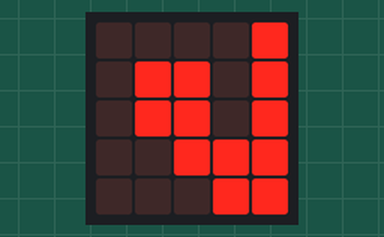
A program run on a simulated Calliope mini (MakeCode). On the bench: the board's 5×5 LED display. At 32.0 s the program stops and its outputs stay as they are.

Above: at 0.1 s.
At 2.1 s:
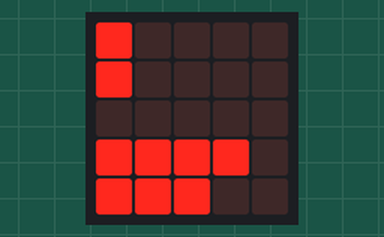
At 8.9 s:
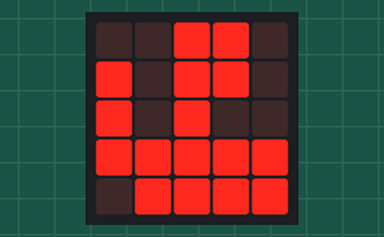
At 16.1 s:
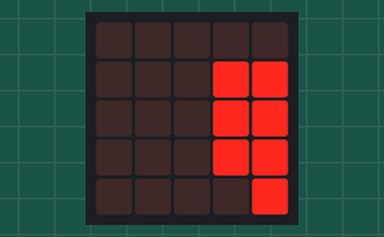
At 22.9 s:
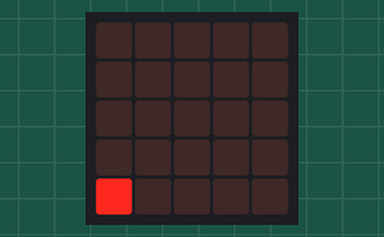
At 30.5 s:
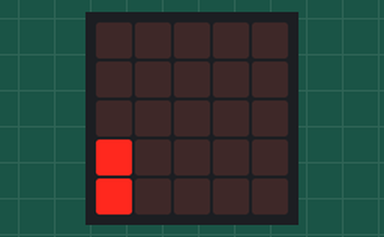

The program:

main.ts
```typescript
images.createBigImage(`
    . . . . # # . . . .
    . # # . # # . . . .
    . # # . # . . . . .
    . . # # # # # # # .
    . . . # # # # # . .
    `).showImage(0)
images.createBigImage(`
    . . . . # # . . . .
    . # # . # # . . . .
    . # # . # . . . . .
    . . # # # # # # # .
    . . . # # # # # . .
    `).showImage(1)
images.createBigImage(`
    . . . . # # . . . .
    . # # . # # . . . .
    . # # . # . . . . .
    . . # # # # # # # .
    . . . # # # # # . .
    `).showImage(2)
images.createBigImage(`
    . . . . # # . . . .
    . # # . # # . . . .
    . # # . # . . . . .
    . . # # # # # # # .
    . . . # # # # # . .
    `).showImage(3)
images.createBigImage(`
    . . . . # # . . . .
    . # # . # # . . . .
    . # # . # . . . . .
    . . # # # # # # # .
    . . . # # # # # . .
    `).showImage(4)
images.createBigImage(`
    . . . . . # . . . .
    . # # . # # . . . .
    . # # . # . . . . .
    . . # # # # # # # .
    . . . # # # # # . .
    `).showImage(5)
images.createBigImage(`
    . . . . . # # . . .
    . . # # . # # . . .
    . . # # . # . . . .
    . . . # # # # # # #
    . . . . # # # # # .
    `).showImage(6)
images.createBigImage(`
    . . . . . # # . . .
    . . # # . # # . . .
    . . # # . # . . . .
    . . . # # # # # # #
    . . . . # # # # # .
    `).showImage(7)
images.createBigImage(`
    . . . . . # # . . .
    . . # # . # # . . .
    . . # # . # . . . .
    . . . # # # # # # #
    . . . . # # # # # .
    `).showImage(8)
images.createBigImage(`
    . . . . . # # . . .
    . . # # . # # . . .
    . . # # . # . . . .
    . . . # # # # # # #
    . . . . # # # # # .
    `).showImage(9)
images.createBigImage(`
    . . . . # # . . . .
    . # # . # # . . . .
    . # # . # . . . . .
    . . # # # # # # # .
    . . . # # # # # . .
    `).showImage(0)
images.createBigImage(`
    . . . . # # . . . .
    . # # . # # . . . .
    . # # . # . . . . .
    . . # # # # # # # .
    . . . # # # # # . .
    `).showImage(1)
images.createBigImage(`
    . . . . # # . . . .
    . # # . # # . . . .
    . # # . # . . . . .
    . . # # # # # # # .
    . . . # # # # # . .
    `).showImage(2)
images.createBigImage(`
    . . . . # # . . . .
    . # # . # # . . . .
    . # # . # . . . . .
    . . # # # # # # # .
    . . . # # # # # . .
    `).showImage(3)
images.createBigImage(`
    . . . . # # . . . .
    . # # . # # . . . .
    . # # . # . . . . .
    . . # # # # # # # .
    . . . # # # # # . .
    `).showImage(4)
images.createBigImage(`
    . . . . # # . . . .
    . # # . # # . . . .
    . # # . # . . . . .
    . . # # # # # # # .
    . . . # # # # # . .
    `).showImage(5)
images.createBigImage(`
    . . . . # # . . . .
    . # # . # # . . . .
    . # # . # . . . . .
    . . # # # # # # # .
    . . . # # # # # . .
    `).showImage(6)
images.createBigImage(`
    . . . . # # . . . .
    . # # . # # . . . .
    . # # . # . . . . .
    . . # # # # # # # .
    . . . # # # # # . .
    `).showImage(7)
images.createBigImage(`
    . . . . # # . . . .
    . # # . # # . . . .
    . # # . # . . . . .
    . . # # # # # # # .
    . . . # # # # # . .
    `).showImage(8)
images.createBigImage(`
    . . . . # # . . . .
    . # # . # # . . . .
    . # # . # . . . . .
    . . # # # # # # # .
    . . . # # # # # . .
    `).showImage(9)
images.createBigImage(`
    . . . . # # . . . .
    . # # . # # . . . .
    . # # . # . . . . .
    . . # # # # # # # .
    . . . # # # # # . .
    `).showImage(0)
images.createBigImage(`
    . . . . # # . . . .
    . # # . # # . . . .
    . # # . # . . . . .
    . . # # # # # # # .
    . . . # # # # # . .
    `).showImage(1)
images.createBigImage(`
    . . . . # # . . . .
    . # # . # # . . . .
    . # # . # . . . . .
    . . # # # # # # # .
    . . . # # # # # . .
    `).showImage(2)
images.createBigImage(`
    . . . . # # . . . .
    . # # . # # . . . .
    . # # . # . . . . .
    . . # # # # # # # .
    . . . # # # # # . .
    `).showImage(3)
images.createBigImage(`
    . . . . # # . . . .
    . # # . # # . . . .
    . # # . # . . . . .
    . . # # # # # # # .
    . . . # # # # # . .
    `).showImage(4)
images.createBigImage(`
    . . . . # # . . . .
    . # # . # # . . . .
    . # # . # . . . . .
    . . # # # # # # # .
    . . . # # # # # . .
    `).showImage(5)
images.createBigImage(`
    . . . . # # . . . .
    . # # . # # . . . .
    . # # . # . . . . .
    . . # # # # # # # .
    . . . # # # # # . .
    `).showImage(6)
images.createBigImage(`
    . . . . # # . . . .
    . # # . # # . . . .
    . # # . # . . . . .
    . . # # # # # # # .
    . . . # # # # # . .
    `).showImage(7)
images.createBigImage(`
    . . . . # # . . . .
    . # # . # # . . . .
    . # # . # . . . . .
    . . # # # # # # # .
    . . . # # # # # . .
    `).showImage(8)
images.createBigImage(`
    . . . . # # . . . .
    . # # . # # . . . .
    . # # . # . . . . .
    . . # # # # # # . .
    . . . # # # # . . .
    `).showImage(9)
images.createBigImage(`
    . . # # . . # # . .
    . . # # . . # # . .
    . . . # # # . . . .
    . . . . # # . . . .
    . . . . . # # . . .
    `).showImage(0)
images.createBigImage(`
    . . # # . . # # . .
    . . # # . . # # . .
    . . . # # # . . . .
    . . . . # # . . . .
    . . . . . # # . . .
    `).showImage(1)
images.createBigImage(`
    . . # # . . # # . .
    . . # # . . # # . .
    . . . # # # . . . .
    . . . . # # . . . .
    . . . . . # # . . .
    `).showImage(2)
images.createBigImage(`
    . . # # . . # # . .
    . . # # . . # # . .
    . . . # # # . . . .
    . . . . # # . . . .
    . . . . . # # . . .
    `).showImage(3)
images.createBigImage(`
    . . # # . . # # . .
    . . # # . . # # . .
    . . . # # # . . . .
    . . . . # # . . . .
    . . . . . # # . . .
    `).showImage(4)
images.createBigImage(`
    . . # # . . # # . .
    . . # # . . # # . .
    . . . # # # . . . .
    . . . . # # . . . .
    . . . . . # # . . .
    `).showImage(5)
images.createBigImage(`
    . . # # . . # # . .
    . . # # . . # # . .
    . . . # # # . . . .
    . . . . # # . . . .
    . . . . . # # . . .
    `).showImage(6)
images.createBigImage(`
    . . # # . . # # . .
    . . # # . . # # . .
    . . . # # # . . . .
    . . . . # # . . . .
    . . . . . # # . . .
    `).showImage(7)
images.createBigImage(`
    . . # # . . # # . .
    . . # # . . # # . .
    . . . # # # . . . .
    . . . . # # . . . .
    . . . . . # # . . .
    `).showImage(8)
images.createBigImage(`
    . . # # . . # # . .
    . . # # . . # # . .
    . . . # # # . . . .
    . . . . # # . . . .
    . . . . . # # . . .
    `).showImage(9)
images.createBigImage(`
    . . . . . # # . . .
    . . . # # # # . . .
    . . . # # . . . . .
    . . . # # # # # . .
    . . . . # . # # . .
    `).showImage(0)
images.createBigImage(`
    . . . . . # # . . .
    . . . # # # # . . .
    . . . # # . . . . .
    . . . # # # # # . .
    . . . . # . # # . .
    `).showImage(1)
images.createBigImage(`
    . . . . . # # . . .
    . . . # # # # . . .
    . . . # # . . . . .
    . . . # # # # # . .
    . . . . # . # # . .
    `).showImage(2)
images.createBigImage(`
    . . . . . # # . . .
    . . . # # # # . . .
    . . . # # . . . . .
    . . . # # # # # . .
    . . . . # . # # . .
    `).showImage(3)
images.createBigImage(`
    . . . . . # # . . .
    . . . # # # # . . .
    . . . # # . . . . .
    . . . # # # # # . .
    . . . . # . # # . .
    `).showImage(4)
images.createBigImage(`
    . . . . . # # . . .
    . . . # # # # . . .
    . . . # # . . . . .
    . . . # # # # # . .
    . . . . # . # # . .
    `).showImage(5)
images.createBigImage(`
    . . . . . # # . . .
    . . . # # # # . . .
    . . . # # . . . . .
    . . . # # # # # . .
    . . . . # . # # . .
    `).showImage(6)
images.createBigImage(`
    . . . . . # # . . .
    . . . # # # # . . .
    . . . # # . . . . .
    . . . # # # # # . .
    . . . . # . # # . .
    `).showImage(7)
images.createBigImage(`
    . . . . . # # . . .
    . . . # # # # . . .
    . . . # # . . . . .
    . . . # # # # # . .
    . . . . # . # # . .
    `).showImage(8)
images.createBigImage(`
    . . . . . # # . . .
    . . . # # # # . . .
    . . . # # . . . . .
    . . . # # # # # . .
    . . . . # . # # . .
    `).showImage(9)
images.createBigImage(`
    . . . . . . . . . .
    . . . . . # # . . .
    . . . # # # # . . .
    . . . # # . . . . .
    . . . # # # # # . .
    `).showImage(0)
images.createBigImage(`
    . . . . . . . . . .
    . . . . . # # . . .
    . . . # # # # . . .
    . . . # # . . . . .
    . . . # # # # # . .
    `).showImage(1)
images.createBigImage(`
    . . . . . . . . . .
    . . . . . # # . . .
    . . . # # # # . . .
    . . . # # . . . . .
    . . . # # # # # . .
    `).showImage(2)
images.createBigImage(`
    . . . . . . . . . .
    . . . . . # # . . .
    . . . # # # # . . .
    . . . # # . . . . .
    . . . # # # # # . .
    `).showImage(3)
images.createBigImage(`
    . . . . . . . . . .
    . . . . . # # . . .
    . . . # # # # . . .
    . . . # # . . . . .
    . . . # # # # # . .
    `).showImage(4)
images.createBigImage(`
    . . . . . . . . . .
    . . . . . # # . . .
    . . . # # # # . . .
    . . . # # . . . . .
    . . . # # # # # . .
    `).showImage(5)
images.createBigImage(`
    . . . . . . . . . .
    . . . . . # # . . .
    . . . # # # # . . .
    . . . # # . . . . .
    . . . # # # # # . .
    `).showImage(6)
images.createBigImage(`
    . . . . . . . . . .
    . . . . . # # . . .
    . . . # # # # . . .
    . . . # # . . . . .
    . . . # # # # # . .
    `).showImage(7)
images.createBigImage(`
    . . . . . . . . . .
    . . . . . # # . . .
    . . . # # # # . . .
    . . . # # . . . . .
    . . . # # # # # . .
    `).showImage(8)
images.createBigImage(`
    . . . . . . . . . .
    . . . . . # # . . .
    . . . # # # # . . .
    . . . # # . . . . .
    . . . # # # # # . .
    `).showImage(9)
images.createBigImage(`
    . . . . . . . . . .
    . . . . . . . . . .
    . . . . . # # . . .
    . . . # # # # . . .
    . . . # # . . . . .
    `).showImage(0)
images.createBigImage(`
    . . . . . . . . . .
    . . . . . . . . . .
    . . . . . # # . . .
    . . . # # # # . . .
    . . . # # . . . . .
    `).showImage(1)
images.createBigImage(`
    . . . . . . . . . .
    . . . . . . . . . .
    . . . . . # # . . .
    . . . # # # # . . .
    . . . # # . . . . .
    `).showImage(2)
images.createBigImage(`
    . . . . . . . . . .
    . . . . . . . . . .
    . . . . . # # . . .
    . . . # # # # . . .
    . . . # # . . . . .
    `).showImage(3)
images.createBigImage(`
    . . . . . . . . . .
    . . . . . . . . . .
    . . . . . # # . . .
    . . . # # # # . . .
    . . . # # . . . . .
    `).showImage(4)
images.createBigImage(`
    . . . . . . . . . .
    . . . . . . . . . .
    . . . . . # # . . .
    . . . # # # # . . .
    . . . # # . . . . .
    `).showImage(5)
images.createBigImage(`
    . . . . . . . . . .
    . . . . . . . . . .
    . . . . . # # . . .
    . . . # # # # . . .
    . . . # # . . . . .
    `).showImage(6)
images.createBigImage(`
    . . . . . . . . . .
    . . . . . . . . . .
    . . . . . # # . . .
    . . . # # # # . . .
    . . . # # . . . . .
    `).showImage(7)
images.createBigImage(`
    . . . . . . . . . .
    . . . . . . . . . .
    . . . . . # # . . .
    . . . # # # # . . .
    . . . # # . . . . .
    `).showImage(8)
images.createBigImage(`
    . . . . . . . . . .
    . . . . . . . . . .
    . . . . . # # . . .
    . . . # # # # . . .
    . . . # # . . . . .
    `).showImage(9)
images.createBigImage(`
    . . . . . . . . . .
    . . . . . . . . . .
    . . . . . . . . . .
    . . . . . # # . . .
    . . . # # # # . . .
    `).showImage(0)
images.createBigImage(`
    . . . . . . . . . .
    . . . . . . . . . .
    . . . . . . . . . .
    . . . . . # # . . .
    . . . # # # # . . .
    `).showImage(1)
images.createBigImage(`
    . . . . . . . . . .
    . . . . . . . . . .
    . . . . . . . . . .
    . . . . . # # . . .
    . . . # # # # . . .
    `).showImage(2)
images.createBigImage(`
    . . . . . . . . . .
    . . . . . . . . . .
    . . . . . . . . . .
    . . . . . # # . . .
    . . . # # # # . . .
    `).showImage(3)
images.createBigImage(`
    . . . . . . . . . .
    . . . . . . . . . .
    . . . . . . . . . .
    . . . . . # # . . .
    . . . # # # # . . .
    `).showImage(4)
images.createBigImage(`
    . . . . . . . . . .
    . . . . . . . . . .
    . . . . . . . . . .
    . . . . . # # . . .
    . . . # # # # . . .
    `).showImage(5)
images.createBigImage(`
    . . . . . . . . . .
    . . . . . . . . . .
    . . . . . . . . . .
    . . . . . # # . . .
    . . . # # # # . . .
    `).showImage(6)
images.createBigImage(`
    . . . . . . . . . .
    . . . . . . . . . .
    . . . . . . . . . .
    . . . . . # # . . .
    . . . # # # # . . .
    `).showImage(7)
images.createBigImage(`
    . . . . . . . . . .
    . . . . . . . . . .
    . . . . . . . . . .
    . . . . . # # . . .
    . . . # # # # . . .
    `).showImage(8)
images.createBigImage(`
    . . . . . . . . . .
    . . . . . . . . . .
    . . . . . . . . . .
    . . . . . # # . . .
    . . . # # # # . . .
    `).showImage(9)
```

test.ts
```typescript
// Hier kann man Tests durchführen; diese Datei wird nicht kompiliert, wenn dieses Paket als Erweiterung verwendet wird.
```

Measured:
- what the display in image 1 shows lasts 0.8 s, from 2.0 s to 2.8 s
- what the display in image 2 shows lasts 0.4 s, from 8.8 s to 9.2 s
